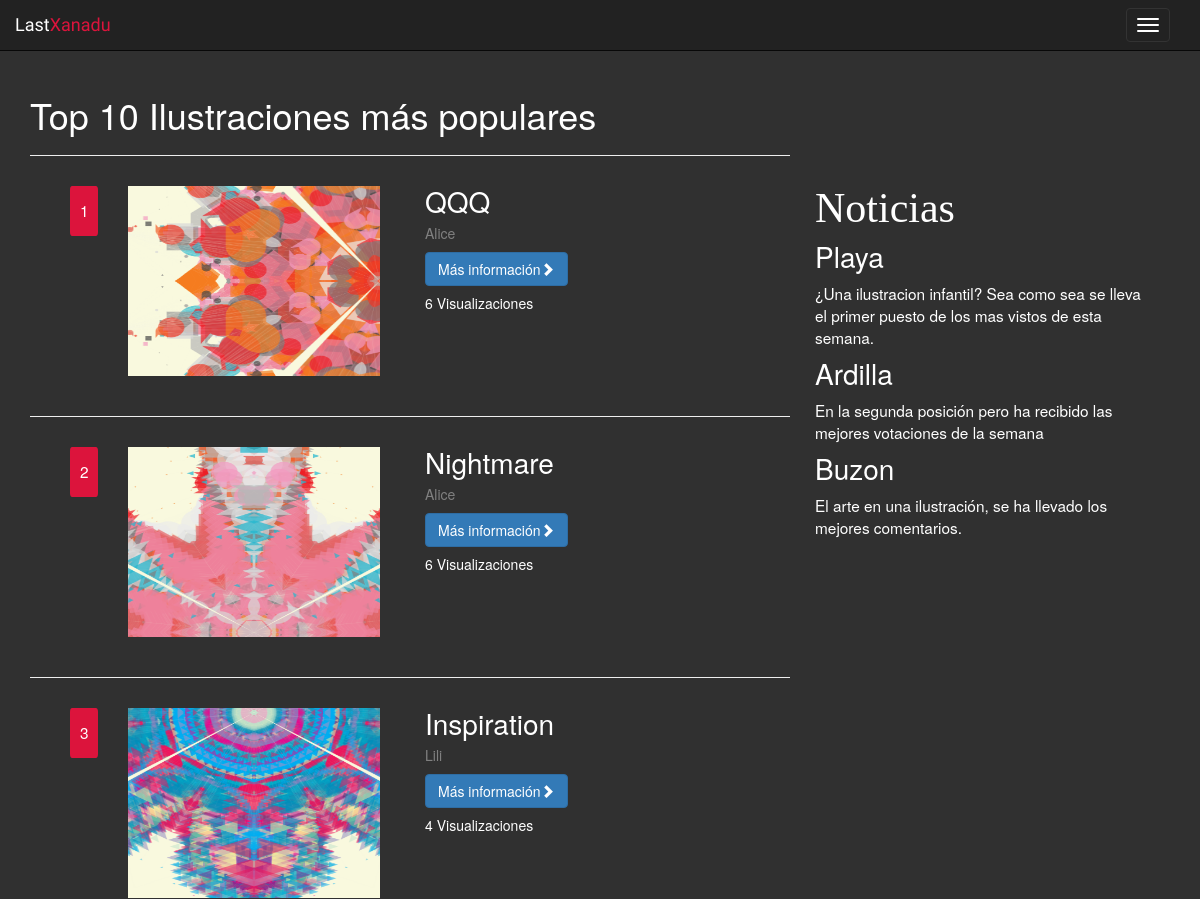
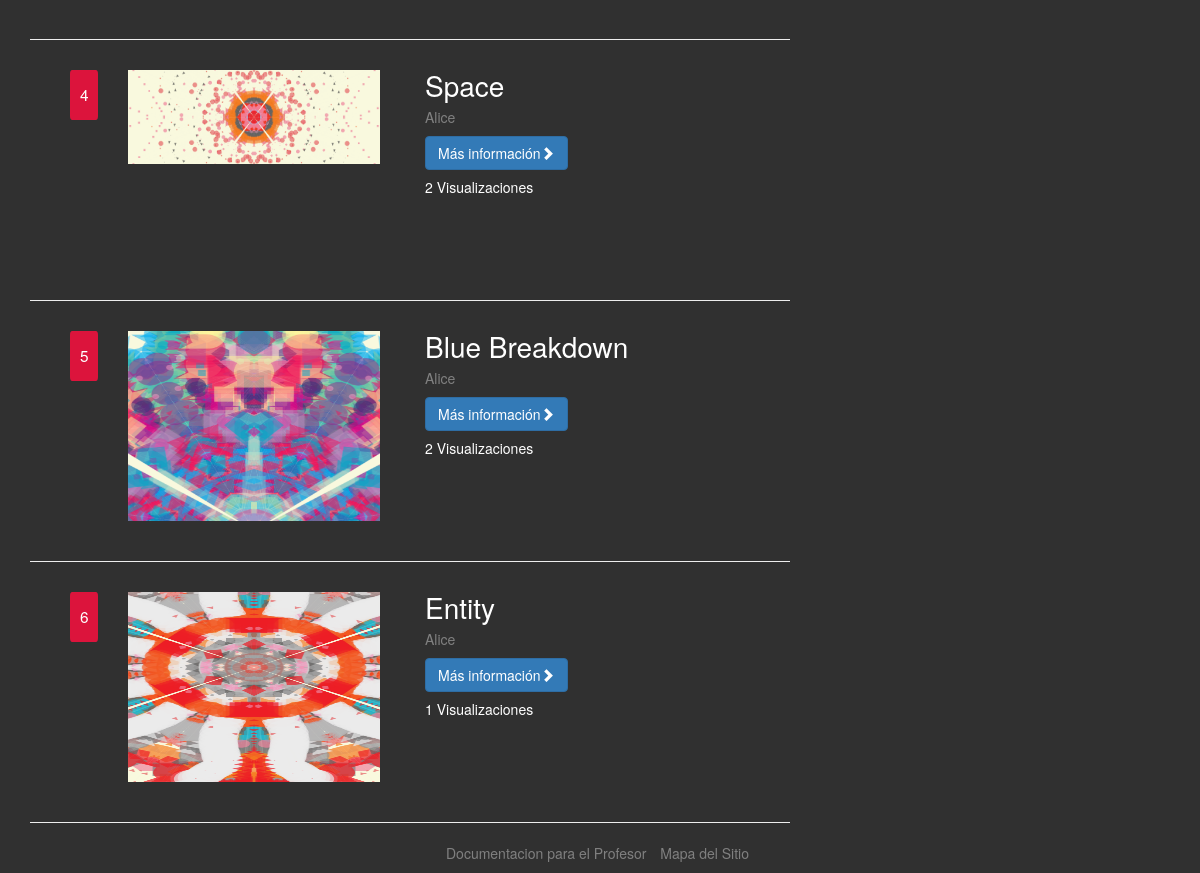
Page /popular-ilustraciones.php (signed in) on the committed database (2 pictures, top to bottom).
### tables this page shows
CREATE TABLE IF NOT EXISTS `users` (
  `user_id` int(11) NOT NULL AUTO_INCREMENT,
  `user_name` varchar(20) NOT NULL,
  `user_avatar` varchar(255) NOT NULL,
  `user_description` varchar(500) NOT NULL,
  `user_type` enum('Illustrator','Composer','Admin') NOT NULL,
  `user_following` text NOT NULL,
  `user_followers` text NOT NULL,
  `user_email` varchar(40) NOT NULL,
  `user_pass` varchar(255) NOT NULL,
  `user_favourites` text NOT NULL,
  PRIMARY KEY (`user_id`)
);

CREATE TABLE IF NOT EXISTS `posts` (
  `post_id` int(11) NOT NULL AUTO_INCREMENT,
  `post_type` enum('Song','Picture') NOT NULL,
  `post_owner` int(11) NOT NULL,
  `post_title` varchar(40) NOT NULL,
  `post_description` varchar(500) NOT NULL,
  `post_tags` varchar(255) NOT NULL,
  `post_song` varchar(255) NOT NULL,
  `post_illust` varchar(255) NOT NULL,
  `post_views` int(11) NOT NULL,
  `post_favourites` int(11) NOT NULL,
  `post_flags` int(11) NOT NULL,
  `post_date` timestamp NOT NULL DEFAULT CURRENT_TIMESTAMP,
  PRIMARY KEY (`post_id`),
  KEY `emisor` (`post_owner`),
  KEY `receptor` (`post_title`)
);

### popular-ilustraciones.php (the view, shortened to what this page needs)
<!DOCTYPE html>
<html lang="es">
<head>
	<link rel="stylesheet" href="https://maxcdn.bootstrapcdn.com/bootstrap/3.3.7/css/bootstrap.min.css">
	<link rel="stylesheet" type="text/css" href="css/body-style.css">
	<link rel="stylesheet" type="text/css" href="css/popular.css">
</head>
<body>
	<?php require "includes/navbar.php";
	require ("includes/db.php");
	?>
	<div class="container">
		<div class="col-md-8 col-xs-12">
			<div class="row">
				<div id= "cabecera">
					<h1>Top 10 Ilustraciones más populares </h1>
					<hr>
				</div>
				<?php
				$consulta = "SELECT * FROM users, posts where users.user_id=posts.post_owner and posts.post_type='Picture' order by posts.post_views DESC limit 10";
				$resultado = $mysqli->query($consulta) or die ($mysqli->error."en la linea".(__LINE__-1));
				$cont = 1;
				while ($row = $resultado->fetch_assoc()){
					echo '
					<div class="ficha">
						<div class="col-md-6 col-xs-12">
							<div class="col-md-2">
								<p class="top">'.$cont.'</p>
							</div>
							<div class="col-md-10">
								<img class="imgEstilo" src="'.$row["post_illust"].'" alt="imagen">
							</div>
						</div>
						<div class="col-md-6 col-xs-12 box-text">
							<h4>'.$row["post_title"].'</h4>
							<h5><a href="user.php?id='.$row["user_id"].'">'.$row["user_name"].'</h5>
							<a class="btn btn-primary" href="song.php?id='.$row["post_id"].'">Más información<span class="glyphicon glyphicon-chevron-right"></span></a>
							<h5>'.$row["post_views"].' Visualizaciones</h5>
						</div>
					</div>
					<hr>
					';
					$cont++;
				}
				?>
			</div>
		</div>
		<div class="col-sm-4">
			<div class="list-group">
				<h3>Noticias</h3>
				<h4 class="headercomentario">Playa</h4>
				<p>¿Una ilustracion infantil? Sea como sea se lleva el primer puesto de los mas vistos de esta semana.</p>
				<h4 class="headercomentario">Ardilla</h4>
				<p>En la segunda posición pero ha recibido las mejores votaciones de la semana</p>
				<h4 class="headercomentario">Buzon</h4>
				<p>El arte en una ilustración, se ha llevado los mejores comentarios.</p>
			</div>
		</div>
	</div>
	<?php require "includes/PiePagina.php"; ?>
</body>
</html>

### css/body-style.css (style rules this page uses)
a { color: gray; display: inline-block; }
body { margin-top:75px; background: url('../img/silkbrush8.png'); background-repeat: no-repeat; background-color: #303030; background-attachment: fixed; color: white; }

### css/popular.css (style rules this page uses)
div h3 { font-size: 3em; font-family: fantasy; }
div h4 { font-size: 2em; }
div p { font-size: 1.1em; }
.ficha { height: 220px; width: 100%; }
.box-text { height: 100%; }
.top { width: 100%; height: 50px; border-radius: 8%; background: crimson; text-align: center; padding-top: 13px; color:white; margin: 10px; }
.imgEstilo { width: 100%; max-height: 200px; padding-top: 10px; padding-left: 10px; }
.list-group { margin-top: 80px; padding: 10px; }

### rows in the picture
users: posts.post_illust (picture), posts.post_title "QQQ", user_name "Alice", posts.post_views "6", posts.post_title "Nightmare", posts.post_title "Space", posts.post_views "2", posts.post_title "Blue Breakdown", posts.post_title "Entity", posts.post_views "1"
users: posts.post_illust (picture), posts.post_title "Inspiration", user_name "Lili", posts.post_views "4"
